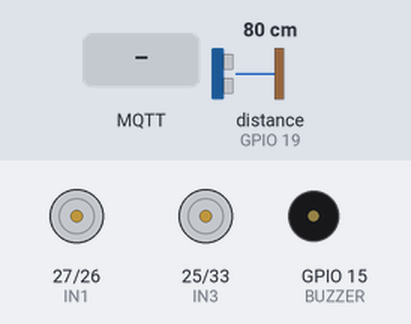
Recording of a sketch running on a simulated ESP32. Parts: motor-driver pin pairs drawn as motors (green arrow = first pin HIGH = forward, orange = second pin HIGH = backward, longer = more drive, scaled by the enable pin), buzzer (waves = sounding). Inputs (shaded band) come from the test bench; at power-on: distance to the obstacle (sensor on GPIO 19) 80 cm. The echo pulse lasts 58.3 µs per cm; WiFi joins after 1.5 s; servers stay silent unless stated; random numbers use the default seed unless the sketch sets one; no MQTT or app messages arrive unless stated; what the sketch prints to the serial monitor is not drawn.

Above: at 2.7 s.
2.8 s: MQTT message "forward" arrives on the first subscribed topic
At 3.1 s:
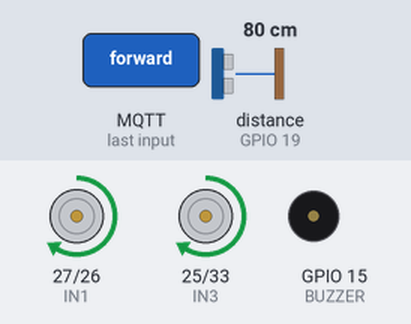
4.3 s: distance to the obstacle (sensor on GPIO 19) set to 23 cm
5.8 s: distance to the obstacle (sensor on GPIO 19) set to 18 cm
At 6.15 s:
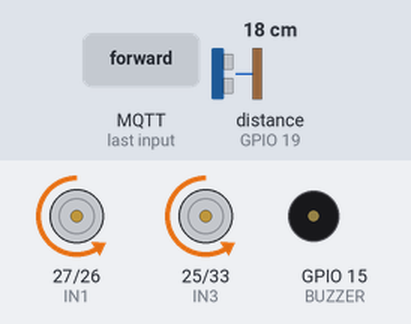
8.8 s: MQTT message "left" arrives on the first subscribed topic
At 8.85 s:
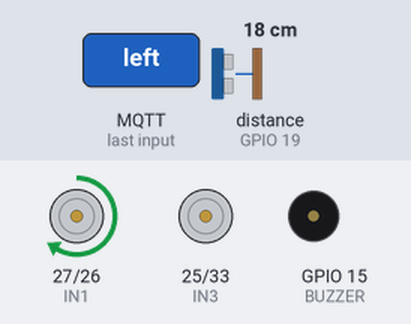
11.8 s: MQTT message "right" arrives on the first subscribed topic
At 13.61 s:
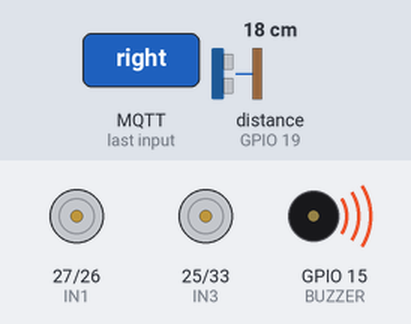
14.8 s: MQTT message "slow" arrives on the first subscribed topic
At 15.16 s:
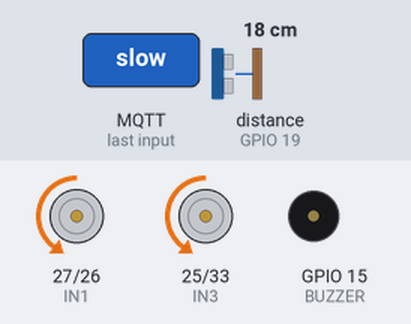
Timing chart, 0 to 18.5 s (numbered marks = the images above; inputs shaded):
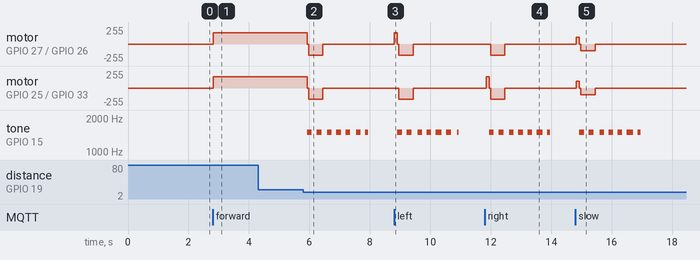

The sketch:

RemoteRobotCar.ino
```cpp
// === BROWNOUT OFF (evita reset per pic motors) ===
#include "soc/soc.h"               // Dona acces als registres interns del ESP32
#include "soc/rtc_cntl_reg.h"      // Conte el registre del detector de brownout (baixada de tensio)

// === LLIBRERIES ===
#include <WiFi.h>                  // Llibreria per connectar el ESP32 al WiFi
#include <PubSubClient.h>          // Llibreria per parlar amb el broker MQTT

// === WIFI ===
const char* ssid = "YOUR_WIFI_SSID";        // Nom de la xarxa WiFi
const char* password = "YOUR_WIFI_PASSWORD"; // Contrasenya de la xarxa

// === MQTT ===
const char* mqtt_server = "broker.emqx.io"; // Adreça del broker MQTT (servidor intermediari a Internet)
const int mqtt_port = 1883;                 // Port estandard del protocol MQTT
const char* topic_car = "casa/esp32/car";   // Canal (topic) on arriben totes les ordres del mobil

// === PINS MOTORS ===
#define IN1 27   // Pin que fa anar els motors drets cap ENDAVANT
#define IN2 26   // Pin que fa anar els motors drets cap ENRERE
#define IN3 25   // Pin que fa anar els motors esquerres cap ENDAVANT
#define IN4 33   // Pin que fa anar els motors esquerres cap ENRERE
#define ENA 32   // Pin PWM que controla la VELOCITAT dels motors drets (canal A)
#define ENB 14   // Pin PWM que controla la VELOCITAT dels motors esquerres (canal B)

// === PINS SENSOR + BUZZER ===
#define TRIG 18           // Pin que DISPARA el pols ultrasonic del sensor HC-SR04
#define ECHO 19           // Pin que REP l'eco del sensor (passa pel divisor de tensio 5V->3,3V)
#define BUZZER 15         // Pin positiu del buzzer (avis acustic)
#define OBSTACLE_CM 20    // Si la distancia es menor de 10 cm = obstacle
#define MIN_VALID_CM 2    // Lectures de menys de 2 cm = soroll electric, es descarten
#define BEEP_MS 2000      // El pip d'avis dura 2000 ms (2 segons)
#define CONFIRM_COUNT 3   // Calen 3 lectures seguides per confirmar que l'obstacle es real
#define BACKUP_MS 500     // El retroces automatic dura 500 ms (~5 cm de recorregut)

// === MQTT CLIENT ===
WiFiClient espClient;              // Connexio de xarxa basica (TCP) que usara el MQTT
PubSubClient client(espClient);    // Client MQTT construit sobre aquesta connexio

// === ESTAT ===
String currentCmd = "stop";       // Ordre que el cotxe esta executant ara mateix
int speed = 170;                  // Velocitat actual en PWM (de 0 a 255)
unsigned long beepUntil = 0;      // Moment del rellotge fins quan ha de pitar
unsigned long lastBeep = 0;       // Moment de l'ultim canvi so/silenci del pip
bool beeping = false;             // true = el buzzer esta sonant ara mateix
int obstacleCount = 0;            // Quantes lectures seguides han vist obstacle
unsigned long backupUntil = 0;    // Moment del rellotge fins quan dura el retroces automatic


// ========== MOTORS ==========

void applySpeed() {
  analogWrite(ENA, speed);   // Envia la velocitat (0-255) als motors drets
  analogWrite(ENB, speed);   // Envia la velocitat (0-255) als motors esquerres
}

void stopMotors() {
  // Tot LOW + PWM 0 = parats
  digitalWrite(IN1, LOW); digitalWrite(IN2, LOW);   // Apaga les dues direccions dels motors drets
  digitalWrite(IN3, LOW); digitalWrite(IN4, LOW);   // Apaga les dues direccions dels motors esquerres
  analogWrite(ENA, 0);     // Velocitat 0 al canal A (sense corrent)
  analogWrite(ENB, 0);     // Velocitat 0 al canal B (sense corrent)
}

void forward() {
  applySpeed();                                       // Posa la velocitat actual als dos canals
  digitalWrite(IN1, HIGH); digitalWrite(IN2, LOW);    // Motors drets: endavant SI, enrere NO
  digitalWrite(IN3, HIGH); digitalWrite(IN4, LOW);    // Motors esquerres: endavant SI, enrere NO
}

void backward() {
  applySpeed();                                       // Posa la velocitat actual
  digitalWrite(IN1, LOW); digitalWrite(IN2, HIGH);    // Motors drets: endavant NO, enrere SI
  digitalWrite(IN3, LOW); digitalWrite(IN4, HIGH);    // Motors esquerres: endavant NO, enrere SI
}

void turnLeft() {
  applySpeed();                                       // Posa la velocitat actual
  digitalWrite(IN1, HIGH); digitalWrite(IN2, LOW);    // Motors drets: endavant (empenyen)
  digitalWrite(IN3, LOW);  digitalWrite(IN4, LOW);    // Motors esquerres: parats -> el cotxe gira a l'esquerra
}

void turnRight() {
  applySpeed();                                       // Posa la velocitat actual
  digitalWrite(IN1, LOW);  digitalWrite(IN2, LOW);    // Motors drets: parats
  digitalWrite(IN3, HIGH); digitalWrite(IN4, LOW);    // Motors esquerres: endavant (empenyen) -> gira a la dreta
}

void applyCmd(String cmd) {
  // Mira quina ordre hi ha guardada i crida la funcio de moviment que toca
  if      (cmd == "forward") forward();    // "forward" -> avançar
  else if (cmd == "back")    backward();   // "back" -> enrere
  else if (cmd == "left")    turnLeft();   // "left" -> girar esquerra
  else if (cmd == "right")   turnRight();  // "right" -> girar dreta
  else                       stopMotors(); // qualsevol altra cosa ("stop") -> parar
}


// ========== HC-SR04 ==========

long readDistanceCm() {
  // Pols trigger 10us
  digitalWrite(TRIG, LOW);        // Comença amb el trigger apagat
  delayMicroseconds(2);           // Espera 2 microsegons (estabilitzar)
  digitalWrite(TRIG, HIGH);       // Activa el trigger...
  delayMicroseconds(10);          // ...durant 10 microsegons (el que demana el sensor)
  digitalWrite(TRIG, LOW);        // Apaga el trigger -> el sensor llança els ultrasons

  long duration = pulseIn(ECHO, HIGH, 20000);   // Mesura quant temps triga a tornar l'eco (maxim 20ms)
  if (duration == 0) return 999;                // Si no torna res = cap obstacle a prop -> retorna 999
  return duration * 0.034 / 2;                  // Converteix el temps a centimetres (velocitat del so, anada i tornada)
}


// ========== BUZZER ==========

void updateBeep() {
  // Pip intermitent cada 150ms
  unsigned long now = millis();          // Llegeix el rellotge intern (ms des de l'arrencada)
  if (now - lastBeep > 150) {            // Han passat mes de 150 ms des de l'ultim canvi?
    lastBeep = now;                      // Guarda el moment d'aquest canvi
    if (beeping) { noTone(BUZZER); beeping = false; }   // Si sonava -> el silencia
    else         { tone(BUZZER, 1500); beeping = true; } // Si callava -> so de 1500 Hz (aixi fa pip-pip-pip)
  }
}

void stopBeep() {
  if (beeping) { noTone(BUZZER); beeping = false; }   // Si el buzzer sona, el talla i actualitza l'estat
}


// ========== MQTT ==========

void callback(char* topic, byte* payload, unsigned int length) {
  // Aquesta funcio s'executa SOLA cada cop que arriba un missatge del broker
  String msg = "";                                          // Text buit per construir el missatge
  for (int i = 0; i < length; i++) msg += (char)payload[i]; // Converteix els bytes rebuts en text llegible
  msg.trim();          // Treu espais del principi i del final
  msg.toLowerCase();   // Ho passa tot a minuscules (aixi "STOP" i "stop" valen igual)

  Serial.println("MQTT: " + msg);   // Mostra el missatge rebut al Serial Monitor

  // VELOCITAT + AVANÇAR EN UN SOL COMANDO (cada ordre fixa velocitat i posa el cotxe en marxa)
  if (msg == "slow")   { speed = 100; currentCmd = "forward"; obstacleCount = 0; backupUntil = 0; Serial.println("Forward speed 100"); return; }   // Avança LENT
  if (msg == "normal") { speed = 170; currentCmd = "forward"; obstacleCount = 0; backupUntil = 0; Serial.println("Forward speed 170"); return; }   // Avança a velocitat MITJANA
  if (msg == "fast")   { speed = 220; currentCmd = "forward"; obstacleCount = 0; backupUntil = 0; Serial.println("Forward speed 220"); return; }   // Avança RAPID
  if (msg == "turbo")  { speed = 255; currentCmd = "forward"; obstacleCount = 0; backupUntil = 0; Serial.println("Forward speed 255"); return; }   // Avança al MAXIM

  // forward = avançar velocitat normal
  if (msg == "forward") {
    speed = 170;                          // Fixa la velocitat mitjana
    currentCmd = "forward";               // Guarda l'ordre d'avançar
    obstacleCount = 0;                    // Reinicia el comptador d'obstacles
    backupUntil = 0;                      // Cancela marxa enrere automatica si n'hi havia
    Serial.println("Forward speed 170");  // Confirmacio al Serial
    return;                               // Surt: ordre processada
  }

  // ALTRES DIRECCIONS
  if (msg == "back" || msg == "left" || msg == "right" || msg == "stop") {
    currentCmd = msg;       // Guarda la nova ordre (el loop l'executara)
    obstacleCount = 0;      // Reinicia el comptador d'obstacles
    backupUntil = 0;        // Ordre manual cancela auto-backup
  }
}

void reconnect() {
  while (!client.connected()) {                                  // Repeteix fins estar connectat al broker
    Serial.print("MQTT connect...");                             // Avis al Serial
    String clientId = "ESP32Car-" + String(random(0xffff), HEX); // Crea un nom unic aleatori per identificar-se
    if (client.connect(clientId.c_str())) {                      // Prova de connectar al broker
      Serial.println("OK");                                      // Connectat!
      client.subscribe(topic_car);                               // S'apunta al topic per rebre les ordres
    } else {                                                     // Si ha fallat...
      Serial.print("fail rc="); Serial.println(client.state());  // Mostra el codi d'error
      delay(3000);                                               // Espera 3 segons i ho torna a provar
    }
  }
}


// ========== SETUP ==========

void setup() {
  WRITE_PERI_REG(RTC_CNTL_BROWN_OUT_REG, 0);   // Apaga el detector de brownout (evita reinicis pels pics dels motors)

  Serial.begin(115200);                        // Engega el Serial Monitor a 115200 bauds

  // Pins motors
  pinMode(IN1, OUTPUT); pinMode(IN2, OUTPUT);  // IN1 i IN2 com a sortides
  pinMode(IN3, OUTPUT); pinMode(IN4, OUTPUT);  // IN3 i IN4 com a sortides
  pinMode(ENA, OUTPUT); pinMode(ENB, OUTPUT);  // ENA i ENB (velocitat) com a sortides
  stopMotors();                                // Comença amb el cotxe ben parat

  // Sensor + buzzer
  pinMode(TRIG, OUTPUT);                       // TRIG es sortida (el ESP32 dispara)
  pinMode(ECHO, INPUT);                        // ECHO es entrada (el ESP32 escolta)
  pinMode(BUZZER, OUTPUT);                     // Buzzer es sortida

  // WiFi
  WiFi.begin(ssid, password);                  // Comença la connexio al WiFi del mobil
  Serial.print("WiFi");                        // Escriu "WiFi" al Serial
  while (WiFi.status() != WL_CONNECTED) { delay(500); Serial.print("."); }   // Mentre no connecti: espera i posa punts
  Serial.println(" OK");                       // WiFi connectat

  // MQTT
  client.setServer(mqtt_server, mqtt_port);    // Diu al client quin broker i port usar
  client.setCallback(callback);                // Diu quina funcio executar quan arribi un missatge
}


// ========== LOOP ==========

void loop() {
  if (!client.connected()) reconnect();   // Si s'ha perdut la connexio MQTT, reconnecta
  client.loop();                          // Revisa si han arribat missatges nous (imprescindible)

  // === FASE 1: marxa enrere automatica en curs? ===
  if (millis() < backupUntil) {           // Encara estem dins del temps de retroces?
    // Esta retrocedint per apartar-se de l'obstacle
    backward();      // Continua anant enrere a la velocitat actual
    updateBeep();    // Mante el pip sonant mentre recula
    delay(20);       // Petita pausa
    return;          // Surt del loop: no fa res mes durant el backup
  }

  // Si el backup acaba de finalitzar, queda en stop
  // (currentCmd ja es "stop" des de la deteccio)

  // === FASE 2: deteccio obstacle (nomes avançant o girant) ===
  bool moving = (currentCmd == "forward" ||    // El sensor vigila si va endavant...
                 currentCmd == "left"    ||    // ...o gira a l'esquerra...
                 currentCmd == "right");       // ...o gira a la dreta (mai enrere ni parat)

  if (moving) {                                // Nomes si s'esta movent:
    long dist = readDistanceCm();              // Llegeix la distancia frontal en cm

    // Lectura amb obstacle valid (entre 2 i 10 cm)
    if (dist >= MIN_VALID_CM && dist < OBSTACLE_CM) {
      obstacleCount++;                         // Una lectura mes que veu obstacle
    } else {
      obstacleCount = 0;                       // Lectura neta: reinicia el comptador
    }

    // 3 lectures seguides = obstacle real
    if (obstacleCount >= CONFIRM_COUNT) {
      currentCmd = "stop";                    // Despres del backup quedara parat
      obstacleCount = 0;                      // Reinicia el comptador
      beepUntil = millis() + BEEP_MS;         // Programa el pip: 2 segons a partir d'ara
      backupUntil = millis() + BACKUP_MS;     // Programa el retroces: 500 ms a partir d'ara
      Serial.print("OBSTACLE "); Serial.print(dist);   // Avisa al Serial amb la distancia
      Serial.println("cm -> BACKUP + PIP");            // I diu que fara backup i pip
    }
  } else {
    obstacleCount = 0;                        // Si no es mou, no acumula deteccions
  }

  // === FASE 3: pip per temporitzador ===
  if (millis() < beepUntil) {     // Encara dins del temps de pip?
    updateBeep();                 // Continua el pip intermitent
  } else {
    stopBeep();                   // Temps esgotat: silenci
  }

  // === FASE 4: executa ordre actual ===
  applyCmd(currentCmd);           // Mou el cotxe segons l'ordre vigent (s'executa sempre)

  delay(50);                      // Espera 50 ms -> el loop es repeteix ~20 cops per segon
}
```

Measured:
- the behaviour switches between 21 and 20 cm on distance to the obstacle (sensor on GPIO 19) (found by bisection; images 1 and 2)
- after the input at 2.8 s, motor on GPIO 27 (IN1) / GPIO 26 (IN2), motor on GPIO 25 (IN3) / GPIO 33 (IN4): stopped → forward 170/255 at once
- after the input at 4.3 s, every drawn part: stays the same
- after the input at 5.8 s, motor on GPIO 27 (IN1) / GPIO 26 (IN2), motor on GPIO 25 (IN3) / GPIO 33 (IN4): forward 170/255 → backward 170/255 after 0.13 s, → stopped 0.52 s later; tone on GPIO 15 (BUZZER): alternates 1500 Hz for 0.15 s and silent for 0.16 s, 14 changes in all, then stays silent, starting after 0.13 s
- after the input at 8.8 s, motor on GPIO 27 (IN1) / GPIO 26 (IN2): stopped → forward 170/255 at once, → backward 170/255 0.10 s later, → stopped 0.52 s later; motor on GPIO 25 (IN3) / GPIO 33 (IN4): stopped → backward 170/255 after 0.16 s, → stopped 0.47 s later
- after the input at 11.8 s, motor on GPIO 27 (IN1) / GPIO 26 (IN2): stopped → backward 170/255 after 0.20 s, → stopped 0.47 s later; motor on GPIO 25 (IN3) / GPIO 33 (IN4): stopped → forward 170/255 at once, → backward 170/255 0.10 s later, → stopped 0.52 s later
- after the input at 14.8 s, motor on GPIO 27 (IN1) / GPIO 26 (IN2), motor on GPIO 25 (IN3) / GPIO 33 (IN4): stopped → forward 100/255 at once, → backward 100/255 0.10 s later, → stopped 0.52 s later; tone on GPIO 15 (BUZZER): goes 5 × (1500 Hz 0.15 s, silent 0.16 s), 1500 Hz 0.20 s, silent 0.15 s, 1500 Hz 0.10 s, then silent, starting after 0.13 s
